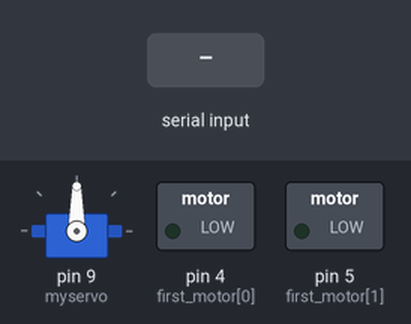
The sketch below on a simulated Arduino Uno, built with avr-gcc and run on an emulated ATmega328P. Parts: servo, switched loads named in the sketch (green lamp = pin HIGH). The inputs (shaded band) are chosen by the test bench.

Above: at 1.2 s.
1.3 s: "R" received over the second serial link
At 1.45 s:
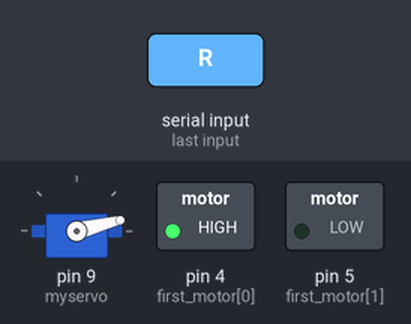
4.3 s: "B" received over the second serial link
At 6.1 s:
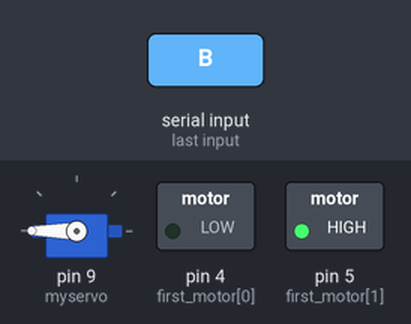
6.4 s: "L" received over the second serial link
At 6.8 s:
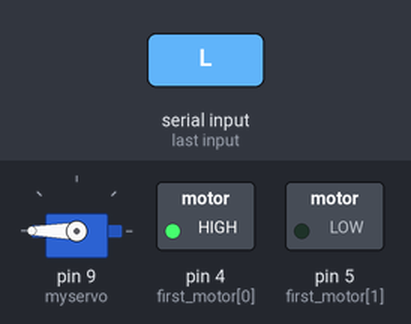
Timing chart, 0 to 9.4 s (numbered marks = the images above; inputs shaded):
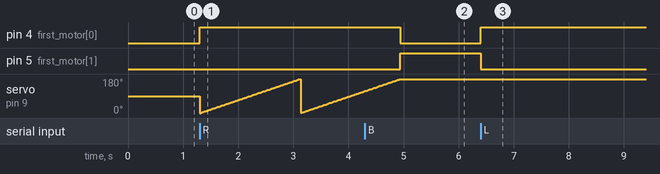

Measured:
- after the input at 1.3 s, pin 4 (first_motor[0]): LOW → HIGH at once
- after the input at 4.3 s, pin 4 (first_motor[0]): HIGH → LOW after 0.64 s; pin 5 (first_motor[1]): LOW → HIGH after 0.64 s
- after the input at 6.4 s, pin 4 (first_motor[0]): LOW → HIGH at once; pin 5 (first_motor[1]): HIGH → LOW at once

The sketch:

servo.ino
```cpp
#include<Servo.h>
#include<SoftwareSerial.h>
SoftwareSerial myserial(11,12);
Servo myservo;
char check;
char main=' ';
int first_motor[]={4,5};
void moveForward()
{
  digitalWrite(first_motor[0],HIGH);
  digitalWrite(first_motor[1],LOW);
}
void moveBack()
{
  digitalWrite(first_motor[0],LOW);
  digitalWrite(first_motor[1],HIGH);
}
void turnRight()
{
  digitalWrite(first_motor[0],HIGH);
  digitalWrite(first_motor[1],LOW);
  for (int i=0;i<=180;i++)
  {
    myservo.write(i);
    delay(10);
  }
}
void turnLeft ()
{
  digitalWrite(first_motor[0],HIGH);
  digitalWrite(first_motor[1],LOW);
  for (int i=180;i<=0;i++)
  {
    myservo.write(i);
    delay(10);
  }
}

void setup() {
  // put your setup code here, to run once:
myservo.attach(9);
myserial.begin(9600);
for (int i=0;i<2;i++)
{
  pinMode(first_motor[i],OUTPUT);
}
}

void loop() {
  // put your main code here, to run repeatedly:
if(myserial.available()>0)
{
  check=myserial.read();
  main=myserial.read();
}
if (check=='w')
{
  if (main==' ')
  // forward only
  moveForward();
  else if(main=='R')
  // forward and tries to get right
{
  moveForward();
  turnRight();
}
  else if(main=='L')
  // forward and tries to get left
  {
    moveForward();
    turnLeft();
  }
}
else if (check=='R')
// turn right
turnRight();
else if (check=='L')
//turn left
turnLeft();
else if (check=='B')
// back
moveBack();
/*else if (check=='S')
// stop */
}
```
